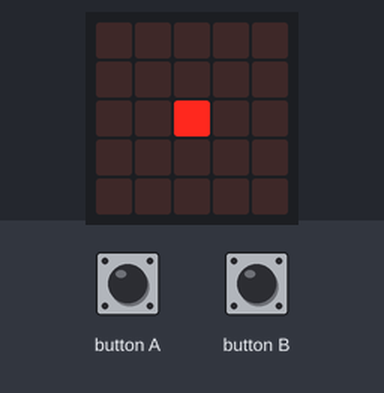
Bench run of a program on a simulated BBC micro:bit running MicroPython. Parts: the board's 5×5 LED display. Inputs (shaded band) come from the test bench. Dim RGB values are drawn brighter than linear.

Above: at 1.2 s.
1.3 s: button A pressed for 1 s
At 3.3 s:
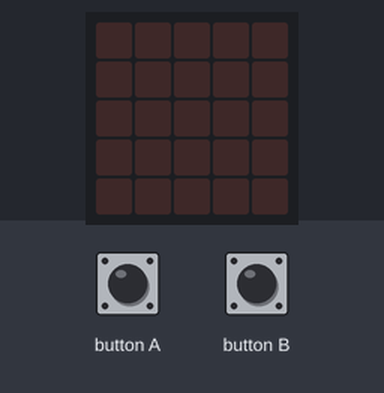
3.8 s: button B pressed for 0.15 s
At 4.7 s:
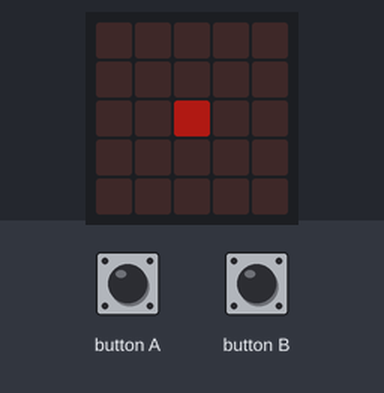
5.5 s: button A pressed for 0.15 s
At 5.65 s:
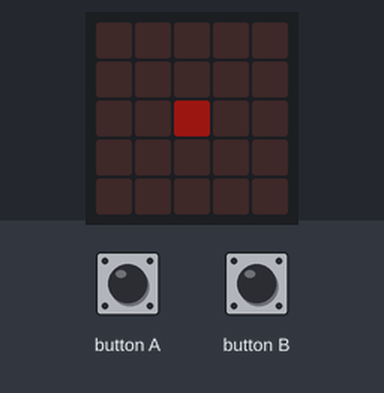
Timing chart, 0 to 8.5 s (numbered marks = the images above; inputs shaded):
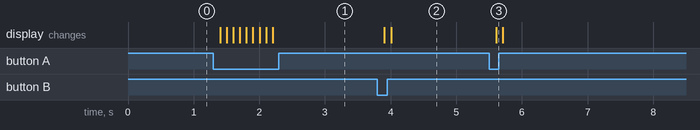

The program:

ex02_intensite_lumineuse.py
```python
from microbit import *

intensite = 9

while True:
    display.set_pixel(2, 2, intensite)
    if button_a.is_pressed() and intensite >0:
        intensite = intensite - 1
    if button_b.is_pressed() and intensite <9:
        intensite = intensite + 1
    sleep(100)
```

Measured:
- after the input at 1.3 s, the display: first changes after 0.10 s (image 1 shows a later state)
- after the input at 3.8 s, the display: first changes after 0.11 s (image 2 shows a later state)
- after the input at 5.5 s, the display: changes after 0.11 s (image 3)
